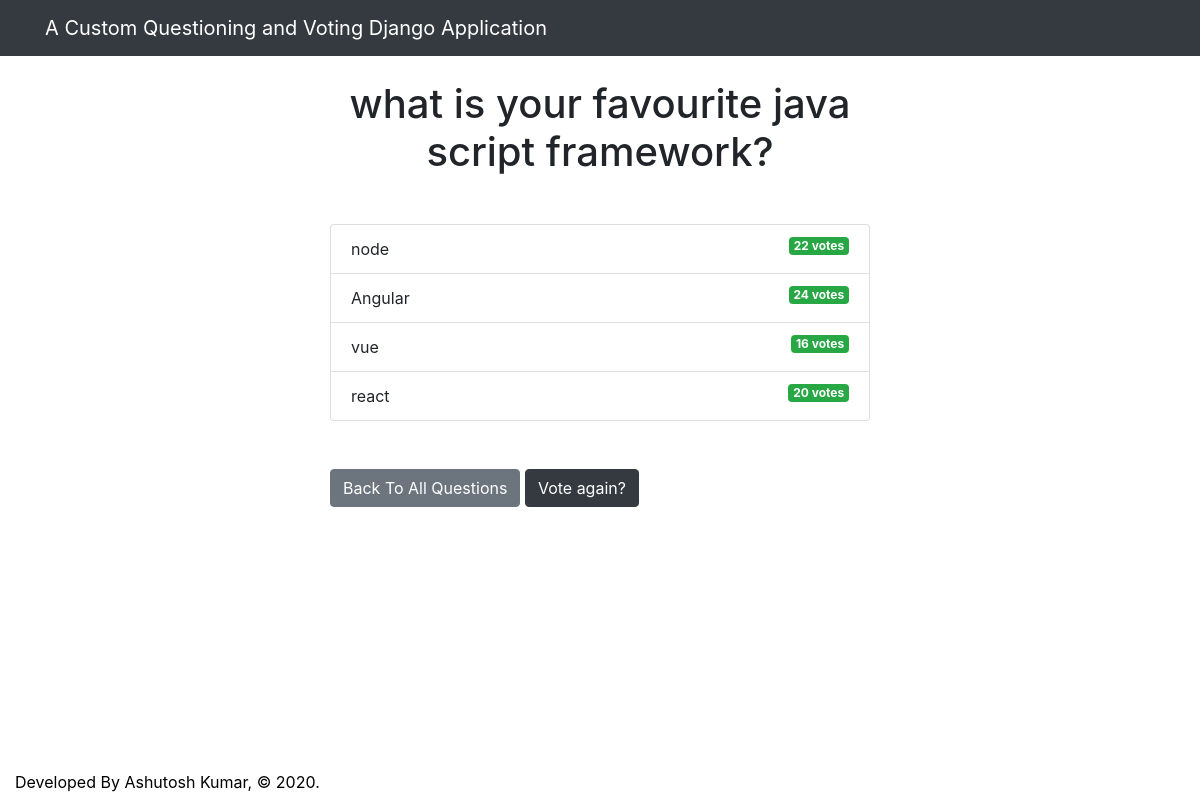
The app's page /polls/2/results/ with its own data.
### polls/models.py (models this page shows, shortened)
class Question(models.Model):
    question_text = models.CharField(max_length=200)
    pub_date = models.DateTimeField('date published')

class Choice(models.Model):
    question = models.ForeignKey(Question, on_delete=models.CASCADE)
    choice_text = models.CharField(max_length=200)
    votes = models.IntegerField(default=0)

### polls/views.py (the view)
# urls.py: path('<int:question_id>/results/', views.results, name='results'),
def results(request, question_id):
  question = get_object_or_404(Question, pk=question_id)
  return render(request, 'polls/results.html', { 'question': question })

### templates/polls/results.html (shortened to what this page needs)
{% extends 'base.html' %}
{% block content %}
<h1 class="mb-5 text-center">{{ question.question_text }}</h1>
<ul class="list-group mb-5">
	{% for choice in question.choice_set.all %}
	<li class="list-group-item">
		{{ choice.choice_text }}  <span class="badge badge-success float-right">{{ choice.votes }} vote{{ choice.votes | pluralize }}</span>
	</li>
	{% endfor %}
</ul>
<a class="btn btn-secondary" href="{% url 'polls:index' %}">Back To All Questions</a>
<a class="btn btn-dark" href="{% url 'polls:detail' question.id %}">Vote again?</a>
{% endblock %}

### records on screen
Question: question_text "what is your favourite java script framework?"
Choice: choice_text "node", votes "22", votes|pluralize "s"
Choice: choice_text "Angular", votes "24", votes|pluralize "s"
Choice: choice_text "vue", votes "16", votes|pluralize "s"
Choice: choice_text "react", votes "20", votes|pluralize "s"
